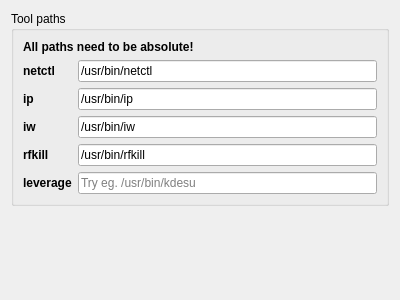
<?xml version="1.0" encoding="UTF-8"?>
<ui version="4.0">
 <class>Settings</class>
 <widget class="QWidget" name="Settings">
  <property name="geometry">
   <rect>
    <x>0</x>
    <y>0</y>
    <width>400</width>
    <height>300</height>
   </rect>
  </property>
  <property name="windowTitle">
   <string>Form</string>
  </property>
  <layout class="QVBoxLayout" name="verticalLayout_2">
   <item>
    <widget class="QGroupBox" name="groupBox">
     <property name="title">
      <string>Tool paths</string>
     </property>
     <layout class="QVBoxLayout" name="verticalLayout">
      <item>
       <widget class="QLabel" name="label_6">
        <property name="font">
         <font>
          <weight>75</weight>
          <bold>true</bold>
         </font>
        </property>
        <property name="text">
         <string>All paths need to be absolute!</string>
        </property>
       </widget>
      </item>
      <item>
       <layout class="QFormLayout" name="formLayout">
        <property name="fieldGrowthPolicy">
         <enum>QFormLayout::ExpandingFieldsGrow</enum>
        </property>
        <item row="0" column="0">
         <widget class="QLabel" name="label">
          <property name="font">
           <font>
            <weight>75</weight>
            <bold>true</bold>
           </font>
          </property>
          <property name="text">
           <string>netctl</string>
          </property>
         </widget>
        </item>
        <item row="0" column="1">
         <widget class="QLineEdit" name="netctl">
          <property name="text">
           <string>/usr/bin/netctl</string>
          </property>
         </widget>
        </item>
        <item row="1" column="0">
         <widget class="QLabel" name="label_2">
          <property name="font">
           <font>
            <weight>75</weight>
            <bold>true</bold>
           </font>
          </property>
          <property name="text">
           <string>ip</string>
          </property>
         </widget>
        </item>
        <item row="1" column="1">
         <widget class="QLineEdit" name="ip">
          <property name="text">
           <string>/usr/bin/ip</string>
          </property>
         </widget>
        </item>
        <item row="2" column="0">
         <widget class="QLabel" name="label_3">
          <property name="font">
           <font>
            <weight>75</weight>
            <bold>true</bold>
           </font>
          </property>
          <property name="text">
           <string>iw</string>
          </property>
         </widget>
        </item>
        <item row="2" column="1">
         <widget class="QLineEdit" name="iw">
          <property name="text">
           <string>/usr/bin/iw</string>
          </property>
         </widget>
        </item>
        <item row="3" column="0">
         <widget class="QLabel" name="label_4">
          <property name="font">
           <font>
            <weight>75</weight>
            <bold>true</bold>
           </font>
          </property>
          <property name="text">
           <string>rfkill</string>
          </property>
         </widget>
        </item>
        <item row="3" column="1">
         <widget class="QLineEdit" name="rfkill">
          <property name="text">
           <string>/usr/bin/rfkill</string>
          </property>
         </widget>
        </item>
        <item row="4" column="0">
         <widget class="QLabel" name="label_5">
          <property name="font">
           <font>
            <weight>75</weight>
            <bold>true</bold>
           </font>
          </property>
          <property name="text">
           <string>leverage</string>
          </property>
         </widget>
        </item>
        <item row="4" column="1">
         <widget class="QLineEdit" name="leverage">
          <property name="placeholderText">
           <string>Try eg. /usr/bin/kdesu</string>
          </property>
         </widget>
        </item>
       </layout>
      </item>
     </layout>
    </widget>
   </item>
   <item>
    <spacer name="verticalSpacer">
     <property name="orientation">
      <enum>Qt::Vertical</enum>
     </property>
     <property name="sizeHint" stdset="0">
      <size>
       <width>20</width>
       <height>40</height>
      </size>
     </property>
    </spacer>
   </item>
  </layout>
 </widget>
 <resources/>
 <connections/>
</ui>
